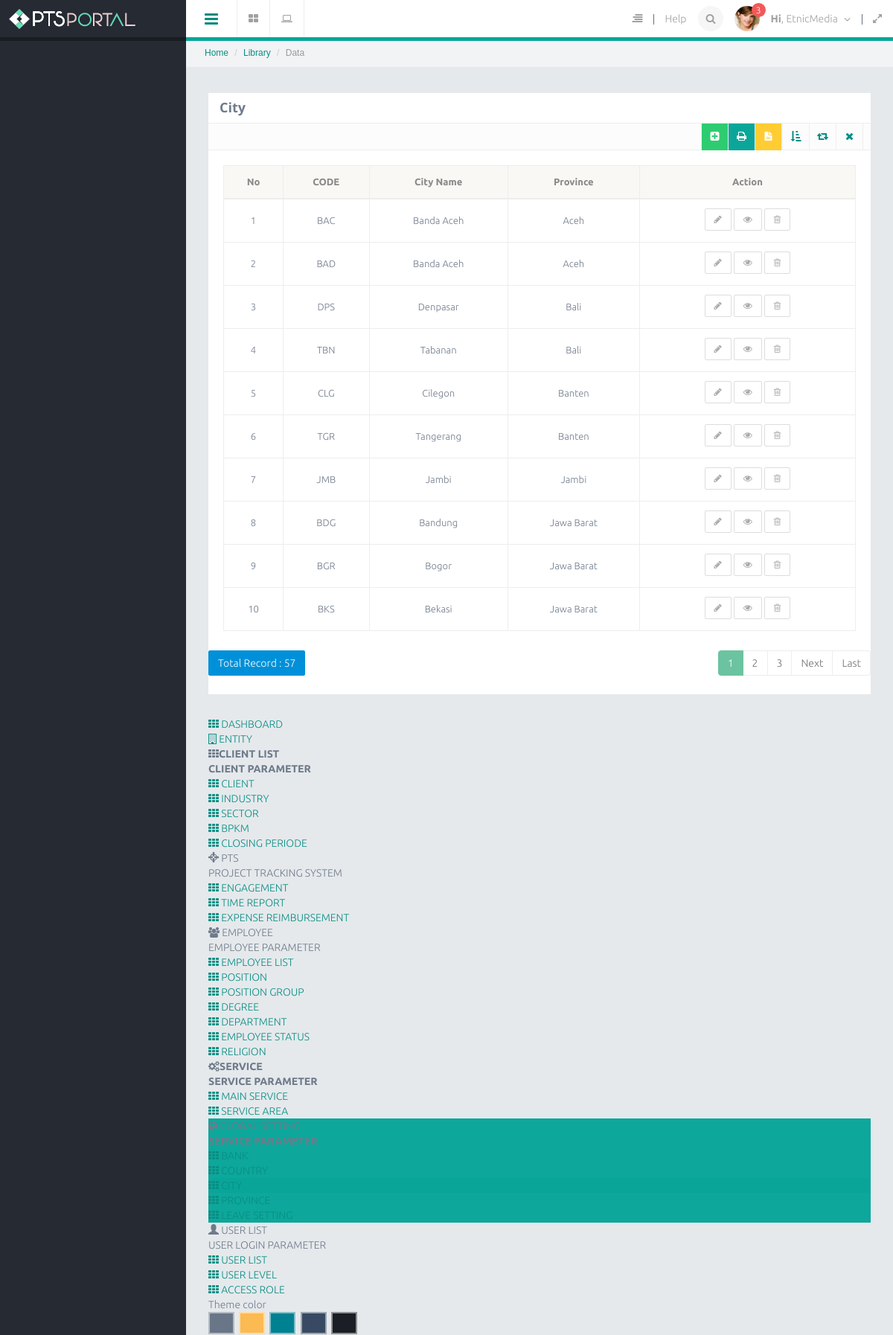
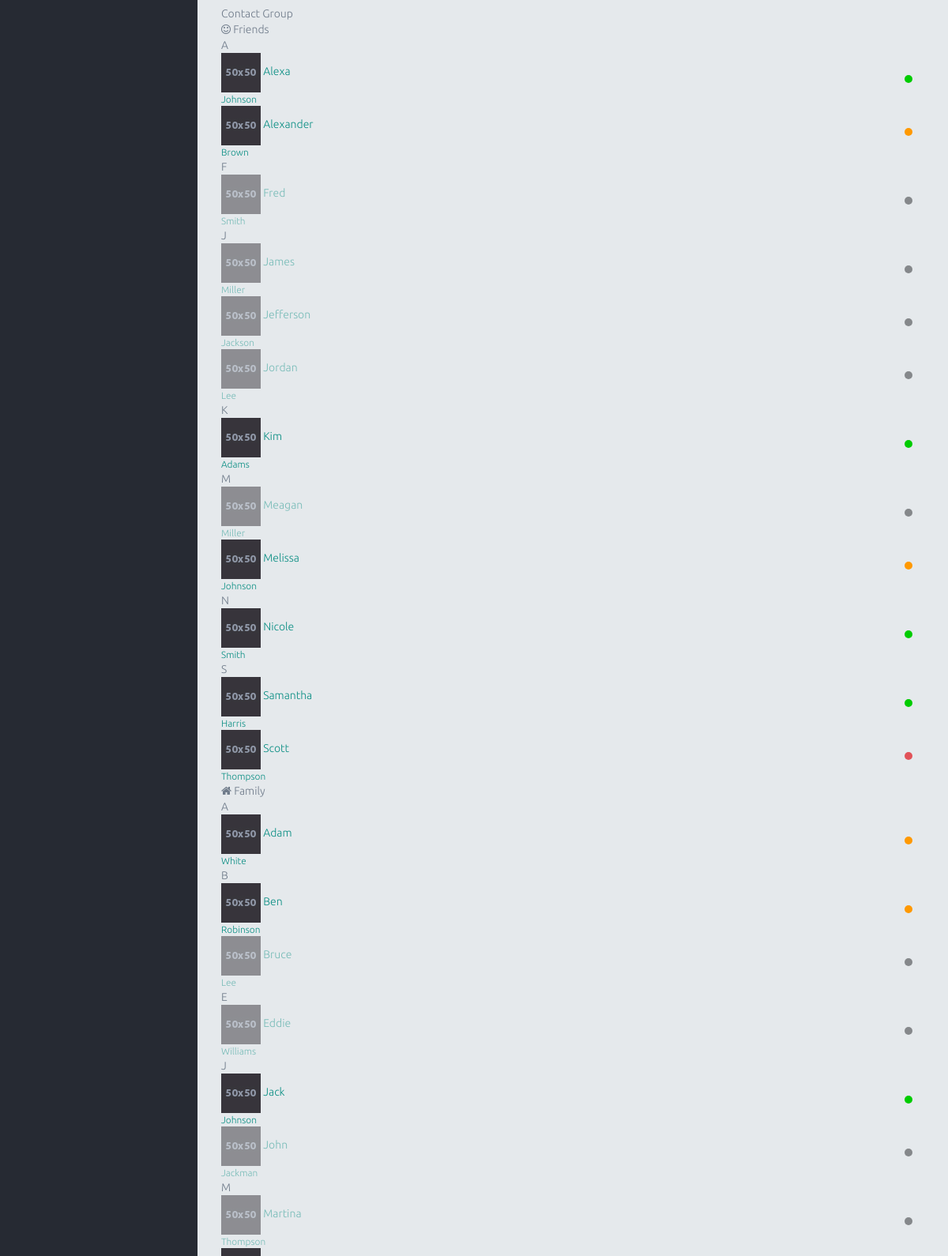
/city (upper part), run on the app's committed database (2 pictures, top to bottom).
### tables this page shows
CREATE TABLE `city` (
  `id` int(11) NOT NULL AUTO_INCREMENT,
  `cityCode` varchar(5) NOT NULL,
  `cityName` varchar(50) NOT NULL,
  `cityProvinceId` int(11) DEFAULT NULL,
  `cityDeleted` tinyint(4) NOT NULL,
  PRIMARY KEY (`id`,`cityCode`)
);

CREATE TABLE `province` (
  `id` int(11) NOT NULL AUTO_INCREMENT,
  `provinceCode` varchar(5) NOT NULL,
  `provinceName` varchar(50) NOT NULL,
  `countryCode` tinyint(2) NOT NULL DEFAULT '1',
  `provinceDeleted` tinyint(4) NOT NULL,
  PRIMARY KEY (`id`,`provinceCode`)
);

### application/libraries/Template.php (called while the page is built, shortened)
<?php
class Template{
    protected $_CI;
    function __construct(){
        $this->_CI=&get_instance();
    }
    function caplet($template,$data=null){
        $data['_content']=$this->_CI->load->view($template,$data,true);
        $data['_header']=$this->_CI->load->view('themes/caplet/header',$data,true);
        $data['_slideleft']=$this->_CI->load->view('themes/caplet/slideleft',$data,true);
        $data['_modal_message']=$this->_CI->load->view('themes/caplet/modal_message',$data,true);
        $data['_modal_notification']=$this->_CI->load->view('themes/caplet/modal_notification',$data,true);
        $data['_leftnav']=$this->_CI->load->view('themes/caplet/leftnav',$data,true);
        $data['_rightnav']=$this->_CI->load->view('themes/caplet/rightnav',$data,true);
        $data['_sidebar']=$this->_CI->load->view('themes/caplet/sidebar',$data,true);
        $this->_CI->load->view('themes/caplet.php',$data);
    }
}

### application/controllers/City.php (called while the page is built, shortened)
<?php
class City extends CI_Controller
{
    public function index()
    {
        $q = urldecode($this->input->get('q', TRUE));
        $start = intval($this->input->get('start'));
        if ($q <> '') {
            $config['base_url'] = base_url() . 'city/index.html?q=' . urlencode($q);
            $config['first_url'] = base_url() . 'city/index.html?q=' . urlencode($q);
        } else {
            $config['base_url'] = base_url() . 'city/';
            $config['first_url'] = base_url() . 'city/';
        }
        $config['per_page'] = 10;
        $config['page_query_string'] = TRUE;
        $config['total_rows'] = $this->Mcity->total_rows($q);
        $city = $this->Mcity->get_limit_data($config['per_page'], $start, $q);
        $this->pagination->initialize($config);
        $data = array(
            'city_data' => $city,
            'q' => $q,
            'pagination' => $this->pagination->create_links(),
            'total_rows' => $config['total_rows'],
            'start' => $start,
        );
        $this->template->caplet('city/city_list', $data);
    }
}

### index.php (called while the page is built, shortened)
<?php
require_once BASEPATH.'core/CodeIgniter.php';

### application/config/config.php (called while the page is built, shortened)
<?php
$config['base_url'] = "http://".$_SERVER['HTTP_HOST'];
$config['base_url'] .= preg_replace('@/+$@','',dirname($_SERVER['SCRIPT_NAME'])).'/';
$config['index_page'] = '';
$config['uri_protocol']	= 'REQUEST_URI';
$config['url_suffix'] = 'html';
$config['language']	= 'english';
$config['charset'] = 'UTF-8';
$config['enable_hooks'] = FALSE;
$config['subclass_prefix'] = 'MY_';
$config['composer_autoload'] = FALSE;
$config['permitted_uri_chars'] = 'a-z 0-9~%.:_\-';
$config['allow_get_array'] = TRUE;
$config['enable_query_strings'] = FALSE;
$config['controller_trigger'] = 'c';
$config['function_trigger'] = 'm';
$config['directory_trigger'] = 'd';
$config['log_threshold'] = 0;
$config['log_path'] = '';
$config['log_file_extension'] = '';
$config['log_file_permissions'] = 0644;
$config['log_date_format'] = 'Y-m-d H:i:s';
$config['error_views_path'] = '';
$config['cache_path'] = '';
$config['cache_query_string'] = FALSE;
$config['encryption_key'] = 'randomstring';
$config['sess_driver'] = 'files';
$config['sess_cookie_name'] = 'ci_session';
$config['sess_expiration'] = 7200;
$config['sess_save_path'] = sys_get_temp_dir();
$config['sess_match_ip'] = FALSE;
$config['sess_time_to_update'] = 300;
$config['sess_regenerate_destroy'] = FALSE;
$config['cookie_prefix']	= '';
$config['cookie_domain']	= '';
$config['cookie_path']		= '/';
$config['cookie_secure']	= FALSE;
$config['cookie_httponly'] 	= FALSE;
$config['standardize_newlines'] = FALSE;
$config['global_xss_filtering'] = FALSE;
$config['csrf_protection'] = FALSE;
$config['csrf_token_name'] = 'csrf_test_name';
$config['csrf_cookie_name'] = 'csrf_cookie_name';
$config['csrf_expire'] = 7200;
$config['csrf_regenerate'] = TRUE;
$config['csrf_exclude_uris'] = array();
$config['compress_output'] = FALSE;
$config['time_reference'] = 'local';
$config['rewrite_short_tags'] = FALSE;
$config['proxy_ips'] = '';

### application/models/Mcity.php (called while the page is built, shortened)
<?php
class Mcity extends CI_Model
{
    public $table = 'city';
    function total_rows($q = NULL) {
        $this->db->like('id', $q);
	$this->db->or_like('cityName', $q);
	$this->db->or_like('cityProvinceId', $q);
	$this->db->or_like('cityDeleted', $q);
	$this->db->from($this->table);
        return $this->db->count_all_results();
    }
    function get_limit_data($limit, $start = 0, $q = NULL) {
         $this->db->select('a.*, b.provinceName')
         ->from('city a')
         ->join('province b', 'a.cityProvinceId = b.id');
	$this->db->limit($limit, $start);
        return $this->db->get($this->table)->result();
    }
}

### application/views/city/city_list.php (the view, shortened to what this page needs)
    <div class="row">
    <div class="col-lg-12">
        <section class="panel">
            <header class="panel-heading">
                <h4><strong>City</strong></h4>
            </header>
            <div class="panel-tools fully" align="right" data-toolscolor="#6CC3A0">
                <ul class="tooltip-area">
                    <li>
                        <a href="<?= site_url('city/create'); ?>" class="btn btn-success" title="create new data"><i class="fa fa-plus-square"></i></a>
                    </li>
                    <li>
                        <a href="<?= site_url('city/excel'); ?>" class="btn btn-theme-inverse" title="download excel"><i class="fa fa-print"></i></a>
                    </li>
                    <li>
                        <a href="<?= site_url('city/word'); ?>" class="btn btn-warning" title="download word"><i class="fa fa-file-text"></i></a>
                    </li>
                    <li><a href="javascript:void(0)" class="btn btn-collapse" title="Collapse"><i class="fa fa-sort-amount-asc"></i></a></li>
                    <li><a href="javascript:void(0)" class="btn btn-reload"  title="Reload"><i class="fa fa-retweet"></i></a></li>
                    <li><a href="javascript:void(0)" class="btn btn-close" title="Close"><i class="fa fa-times"></i></a></li>
                </ul>
            </div>
        <div class="panel-body">
        <table class="table table-bordered" style="margin-bottom: 10px">
        <thead>
            <tr>
                <th>No</th>
                <th>CODE</th>
		<th>City Name</th>
		<th>Province</th>
		<th>Action</th>
		</tr>
		</thead>
		<tbody align="center">
            <?php
            foreach ($city_data as $city)
            {
                ?>
                <tr>
			<td width="80px"><?php echo ++$start ?></td>
			<td><?php echo $city->cityCode ?></td>
			<td><?php echo $city->cityName ?></td>
			<td><?php echo $city->provinceName ?></td>
                         <td>
                                        <span class="tooltip-area">
                                            <a href="<?= site_url('city/update/' . $city->id) ?>" class="btn btn-default btn-sm" title="Edit"><i class="fa fa-pencil"></i>
                                            </a>
                                            <a href="<?= site_url('city/read/' . $city->id) ?>" class="btn btn-default btn-sm" title="detail"><i class="fa fa-eye"></i>
                                            </a>
                                            <a href="<?= site_url('city/delete/' . $city->id) ?>"  onclick="javasciprt: return confirm('Are You Sure ?')" class="btn btn-default btn-sm" title="Delete" onclick="javasciprt: return confirm('Are You Sure ?')"><i class="fa fa-trash-o"></i>
                                            </a>
                                        </span>
                                    </td>
		</tr>
                <?php
            }
            ?>
            </tbody>
        </table>
        </div>
        <div class="row">
            <div class="col-md-6">
                <a href="#" class="btn btn-primary">Total Record : <?php echo $total_rows ?></a>
	    </div>
            <div class="col-md-6 text-right">
                <?php echo $pagination ?>
            </div>
        </div>
    </body>
</html>

### data on the page
city: cityCode "BAC", cityName "Banda Aceh", province.provinceName "Aceh"
city: cityCode "BAD", cityName "Banda Aceh", province.provinceName "Aceh"
city: cityCode "DPS", cityName "Denpasar", province.provinceName "Bali"
city: cityCode "TBN", cityName "Tabanan", province.provinceName "Bali"
city: cityCode "CLG", cityName "Cilegon", province.provinceName "Banten"
city: cityCode "TGR", cityName "Tangerang", province.provinceName "Banten"
city: cityCode "JMB", cityName "Jambi", province.provinceName "Jambi"
city: cityCode "BDG", cityName "Bandung", province.provinceName "Jawa Barat"
city: cityCode "BGR", cityName "Bogor", province.provinceName "Jawa Barat"
city: cityCode "BKS", cityName "Bekasi", province.provinceName "Jawa Barat"

### other printed values
$total_rows "57"
$pagination "1 2 3 Next Last"
